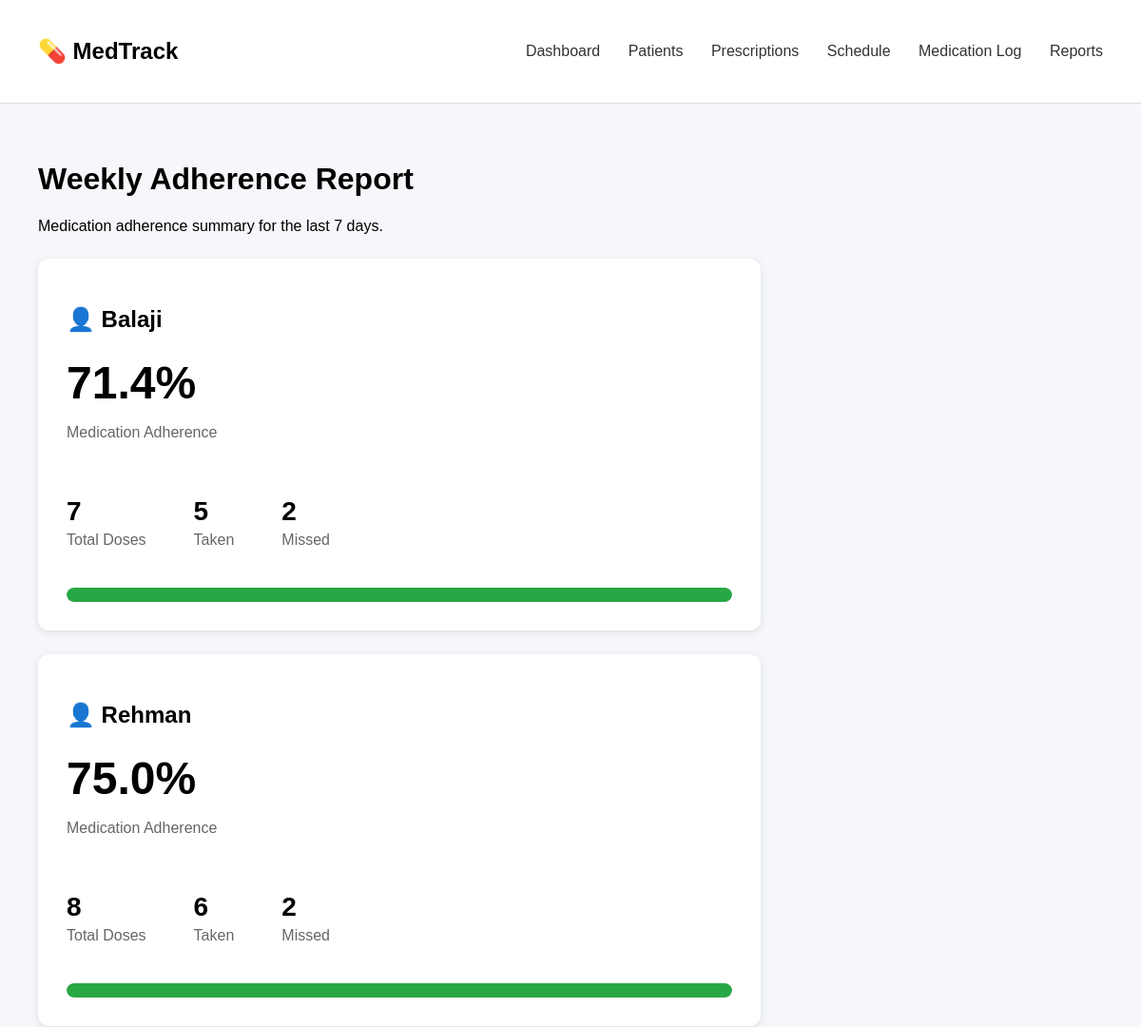
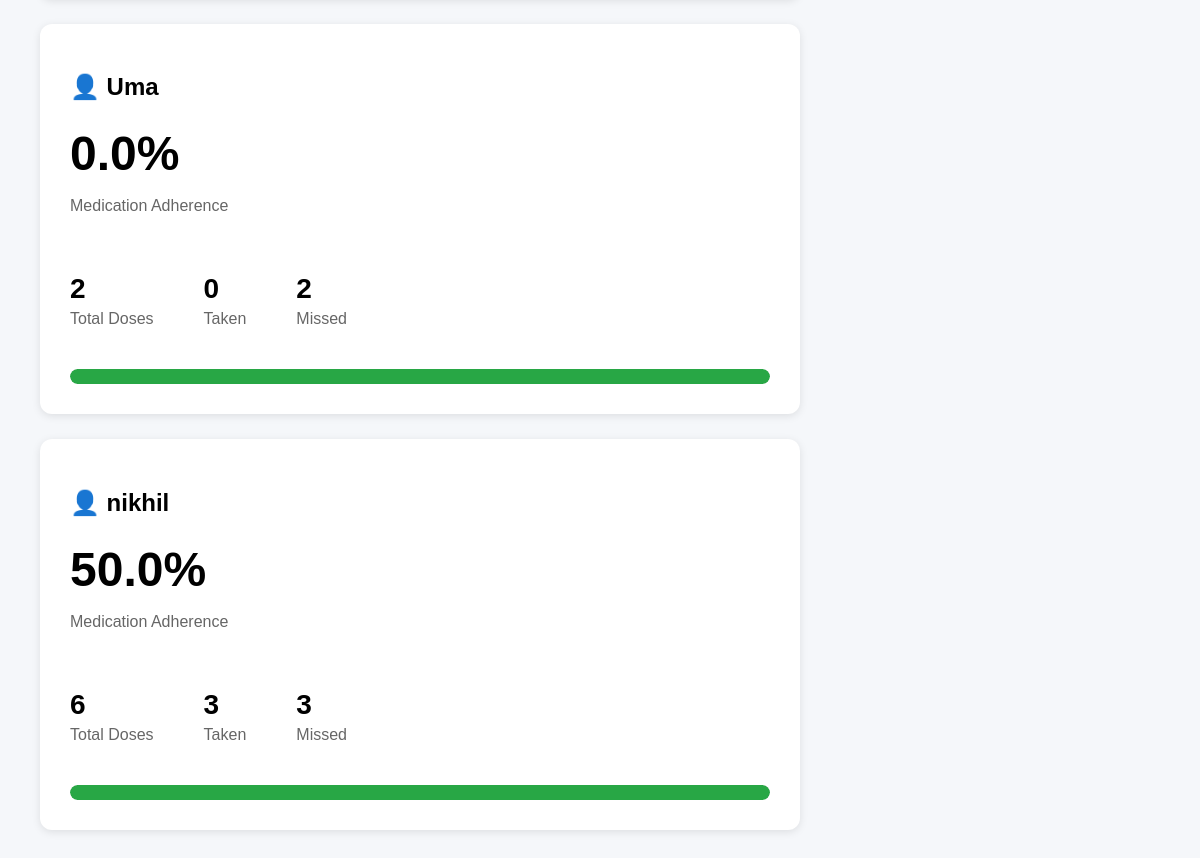
Page /reports on the committed database (2 pictures, top to bottom).
### tables this page shows
CREATE TABLE patients (
            patient_id INTEGER PRIMARY KEY AUTOINCREMENT,
            name TEXT NOT NULL,
            age INTEGER,
            contact TEXT,
            timezone TEXT NOT NULL DEFAULT 'Asia/Kolkata'
        );

### app.py (the view)
@app.route("/reports")
def reports():
    report_data = database.get_weekly_report()
    weekly_reports = []
    for report in report_data:
        total = report["total_doses"]
        taken = report["taken_doses"]
        missed = report["missed_doses"]
        if total > 0:
            adherence = (taken / total) * 100
        else:
            adherence = 0
        weekly_reports.append({
            "patient_id": report["patient_id"],
            "patient_name": report["patient_name"],
            "total_doses": total,
            "taken_doses": taken,
            "missed_doses": missed,
            "adherence": round(adherence, 1)
        })
    return render_template(
        "reports.html",
        reports=weekly_reports
    )

### database.py (called while the page is built)
def get_connection():
    connection = sqlite3.connect(DATABASE_NAME)
    connection.row_factory = sqlite3.Row
    return connection

### templates/reports.html (shortened to what this page needs)
<!DOCTYPE html>
<html lang="en">
<head>
    <link rel="stylesheet"
          href="{{ url_for('static', filename='css/style.css') }}">
</head>
<body>
<header>
    <h2>💊 MedTrack</h2>
    <nav>
        <a href="/">Dashboard</a>
        <a href="/patients">Patients</a>
        <a href="/prescriptions">Prescriptions</a>
        <a href="/schedule">Schedule</a>
        <a href="/medication-log">Medication Log</a>
        <a href="/reports">Reports</a>
    </nav>
</header>
<main>
    <h1>Weekly Adherence Report</h1>
    <p>
        Medication adherence summary for the last 7 days.
    </p>
    {% if reports %}
        {% for report in reports %}
        <div class="report-card">
            <h2>
                👤 {{ report["patient_name"] }}
            </h2>
            <div class="adherence-score">
                {{ report["adherence"] }}%
            </div>
            <p class="adherence-label">
                Medication Adherence
            </p>
            <div class="report-stats">
                <div class="report-stat">
                    <h3>
                        {{ report["total_doses"] }}
                    </h3>
                    <p>
                        Total Doses
                    </p>
                </div>
                <div class="report-stat">
                    <h3>
                        {{ report["taken_doses"] }}
                    </h3>
                    <p>
                        Taken
                    </p>
                </div>
                <div class="report-stat">
                    <h3>
                        {{ report["missed_doses"] }}
                    </h3>
                    <p>
                        Missed
                    </p>
                </div>
            </div>
            <div class="progress-container">
                <div class="progress-bar"
                    style="--progress-width: {{ report.adherence }}%;">
                </div>
            </div>
        </div>
        {% endfor %}
    {% endif %}
</main>
</body>
</html>

### static/css/style.css (style rules this page uses)
body { margin: 0; font-family: Arial, sans-serif; background-color: #f5f7fa; }
header { background-color: white; padding: 20px 40px; display: flex; justify-content: space-between; align-items: center; border-bottom: 1px solid #ddd; }
nav a { text-decoration: none; margin-left: 25px; color: #333; }
main { padding: 40px; }
.report-card { background: white; padding: 30px; margin-top: 25px; margin-bottom: 25px; border-radius: 12px; max-width: 700px; box-shadow: 0 2px 8px rgba(0, 0, 0, 0.1); }
.adherence-score { font-size: 48px; font-weight: bold; margin-top: 25px; }
.adherence-label { color: #666; }
.report-stats { display: flex; gap: 50px; margin-top: 30px; margin-bottom: 25px; }
.report-stat h3 { font-size: 28px; margin-bottom: 5px; }
.report-stat p { margin-top: 0; color: #666; }
.progress-container { width: 100%; height: 15px; background: #e5e5e5; border-radius: 10px; overflow: hidden; }
.progress-bar { height: 100%; background: #28a745; border-radius: 10px; }

### rows in the picture
patients: patient_name "Balaji", adherence "71.4", total_doses "7", taken_doses "5", missed_doses "2"
patients: patient_name "Rehman", adherence "75.0", total_doses "8", taken_doses "6", missed_doses "2"
patients: patient_name "Uma", adherence "0.0", total_doses "2", taken_doses "0", missed_doses "2"
patients: patient_name "nikhil", adherence "50.0", total_doses "6", taken_doses "3", missed_doses "3"
